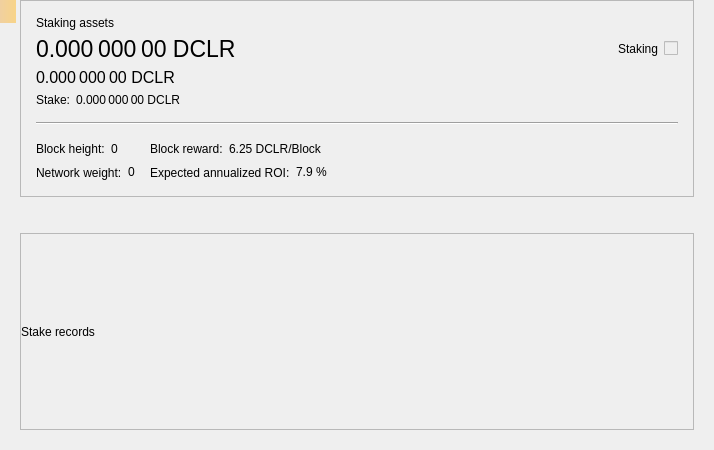
<?xml version="1.0" encoding="UTF-8"?>
<ui version="4.0">
 <class>StakePage</class>
 <widget class="QWidget" name="StakePage">
  <property name="geometry">
   <rect>
    <x>0</x>
    <y>0</y>
    <width>714</width>
    <height>450</height>
   </rect>
  </property>
  <property name="windowTitle">
   <string>Form</string>
  </property>
  <layout class="QVBoxLayout" name="verticalLayout_3">
   <property name="leftMargin">
    <number>20</number>
   </property>
   <property name="topMargin">
    <number>0</number>
   </property>
   <property name="rightMargin">
    <number>20</number>
   </property>
   <property name="bottomMargin">
    <number>20</number>
   </property>
   <item>
    <widget class="QFrame" name="frameStakeInfo">
     <property name="frameShape">
      <enum>QFrame::StyledPanel</enum>
     </property>
     <property name="frameShadow">
      <enum>QFrame::Raised</enum>
     </property>
     <layout class="QVBoxLayout" name="verticalLayout">
      <property name="spacing">
       <number>15</number>
      </property>
      <property name="leftMargin">
       <number>15</number>
      </property>
      <property name="topMargin">
       <number>15</number>
      </property>
      <property name="rightMargin">
       <number>15</number>
      </property>
      <property name="bottomMargin">
       <number>15</number>
      </property>
      <item>
       <layout class="QGridLayout" name="gridLayout_2">
        <property name="spacing">
         <number>6</number>
        </property>
        <item row="1" column="0">
         <widget class="QLabel" name="labelAssets">
          <property name="font">
           <font>
            <pointsize>17</pointsize>
           </font>
          </property>
          <property name="cursor">
           <cursorShape>IBeamCursor</cursorShape>
          </property>
          <property name="toolTip">
           <string>Your current spendable balance</string>
          </property>
          <property name="text">
           <string notr="true">0.000 000 00 DCLR</string>
          </property>
          <property name="alignment">
           <set>Qt::AlignLeading|Qt::AlignLeft|Qt::AlignVCenter</set>
          </property>
          <property name="textInteractionFlags">
           <set>Qt::LinksAccessibleByMouse|Qt::TextSelectableByMouse</set>
          </property>
         </widget>
        </item>
        <item row="2" column="0">
         <widget class="QLabel" name="labelAssetsImmature">
          <property name="font">
           <font>
            <pointsize>12</pointsize>
           </font>
          </property>
          <property name="cursor">
           <cursorShape>IBeamCursor</cursorShape>
          </property>
          <property name="toolTip">
           <string>Your immature balance</string>
          </property>
          <property name="text">
           <string notr="true">0.000 000 00 DCLR</string>
          </property>
          <property name="alignment">
           <set>Qt::AlignLeading|Qt::AlignLeft|Qt::AlignVCenter</set>
          </property>
          <property name="textInteractionFlags">
           <set>Qt::LinksAccessibleByMouse|Qt::TextSelectableByMouse</set>
          </property>
         </widget>
        </item>
        <item row="0" column="0">
         <widget class="QLabel" name="labelAssetsText">
          <property name="text">
           <string>Staking assets</string>
          </property>
          <property name="alignment">
           <set>Qt::AlignLeading|Qt::AlignLeft|Qt::AlignVCenter</set>
          </property>
         </widget>
        </item>
        <item row="1" column="2">
         <spacer name="horizontalSpacer_2">
          <property name="orientation">
           <enum>Qt::Horizontal</enum>
          </property>
          <property name="sizeHint" stdset="0">
           <size>
            <width>40</width>
            <height>20</height>
           </size>
          </property>
         </spacer>
        </item>
        <item row="4" column="0">
         <layout class="QHBoxLayout" name="horizontalLayout_5">
          <property name="spacing">
           <number>6</number>
          </property>
          <item>
           <widget class="QLabel" name="labelStakeText">
            <property name="sizePolicy">
             <sizepolicy hsizetype="Maximum" vsizetype="Preferred">
              <horstretch>0</horstretch>
              <verstretch>0</verstretch>
             </sizepolicy>
            </property>
            <property name="text">
             <string>Stake:</string>
            </property>
            <property name="alignment">
             <set>Qt::AlignLeading|Qt::AlignLeft|Qt::AlignVCenter</set>
            </property>
           </widget>
          </item>
          <item>
           <widget class="QLabel" name="labelStake">
            <property name="text">
             <string>0.000 000 00 DCLR</string>
            </property>
            <property name="alignment">
             <set>Qt::AlignLeading|Qt::AlignLeft|Qt::AlignVCenter</set>
            </property>
            <property name="textInteractionFlags">
             <set>Qt::LinksAccessibleByMouse|Qt::TextSelectableByMouse</set>
            </property>
           </widget>
          </item>
          <item>
           <spacer name="horizontalSpacer_3">
            <property name="orientation">
             <enum>Qt::Horizontal</enum>
            </property>
            <property name="sizeType">
             <enum>QSizePolicy::Minimum</enum>
            </property>
            <property name="sizeHint" stdset="0">
             <size>
              <width>0</width>
              <height>0</height>
             </size>
            </property>
           </spacer>
          </item>
         </layout>
        </item>
        <item row="1" column="4">
         <widget class="QLabel" name="labelStaking">
          <property name="text">
           <string>Staking</string>
          </property>
         </widget>
        </item>
        <item row="1" column="5">
         <widget class="QSwitchControl" name="checkStake">
          <property name="enabled">
           <bool>false</bool>
          </property>
         </widget>
        </item>
       </layout>
      </item>
      <item>
       <widget class="Line" name="hLine">
        <property name="orientation">
         <enum>Qt::Horizontal</enum>
        </property>
       </widget>
      </item>
      <item>
       <layout class="QGridLayout" name="gridLayout">
        <property name="verticalSpacing">
         <number>6</number>
        </property>
        <item row="0" column="0">
         <layout class="QHBoxLayout" name="horizontalLayout">
          <property name="spacing">
           <number>6</number>
          </property>
          <item>
           <widget class="QLabel" name="labelHeightText">
            <property name="sizePolicy">
             <sizepolicy hsizetype="Maximum" vsizetype="Preferred">
              <horstretch>0</horstretch>
              <verstretch>0</verstretch>
             </sizepolicy>
            </property>
            <property name="text">
             <string>Block height:</string>
            </property>
            <property name="alignment">
             <set>Qt::AlignLeading|Qt::AlignLeft|Qt::AlignVCenter</set>
            </property>
           </widget>
          </item>
          <item>
           <widget class="QLabel" name="labelHeight">
            <property name="text">
             <string>0</string>
            </property>
            <property name="alignment">
             <set>Qt::AlignLeading|Qt::AlignLeft|Qt::AlignVCenter</set>
            </property>
            <property name="textInteractionFlags">
             <set>Qt::LinksAccessibleByMouse|Qt::TextSelectableByMouse</set>
            </property>
           </widget>
          </item>
          <item>
           <spacer name="horizontalSpacer_4">
            <property name="orientation">
             <enum>Qt::Horizontal</enum>
            </property>
            <property name="sizeType">
             <enum>QSizePolicy::Minimum</enum>
            </property>
            <property name="sizeHint" stdset="0">
             <size>
              <width>0</width>
              <height>0</height>
             </size>
            </property>
           </spacer>
          </item>
         </layout>
        </item>
        <item row="0" column="1">
         <layout class="QHBoxLayout" name="horizontalLayout_3">
          <property name="spacing">
           <number>6</number>
          </property>
          <item>
           <widget class="QLabel" name="labelRewardText">
            <property name="sizePolicy">
             <sizepolicy hsizetype="Maximum" vsizetype="Preferred">
              <horstretch>0</horstretch>
              <verstretch>0</verstretch>
             </sizepolicy>
            </property>
            <property name="text">
             <string>Block reward:</string>
            </property>
            <property name="alignment">
             <set>Qt::AlignLeading|Qt::AlignLeft|Qt::AlignVCenter</set>
            </property>
           </widget>
          </item>
          <item>
           <widget class="QLabel" name="labelReward">
            <property name="text">
             <string>6.25 DCLR/Block</string>
            </property>
            <property name="alignment">
             <set>Qt::AlignLeading|Qt::AlignLeft|Qt::AlignVCenter</set>
            </property>
            <property name="textInteractionFlags">
             <set>Qt::LinksAccessibleByMouse|Qt::TextSelectableByMouse</set>
            </property>
           </widget>
          </item>
          <item>
           <spacer name="horizontalSpacer_6">
            <property name="orientation">
             <enum>Qt::Horizontal</enum>
            </property>
            <property name="sizeType">
             <enum>QSizePolicy::Minimum</enum>
            </property>
            <property name="sizeHint" stdset="0">
             <size>
              <width>0</width>
              <height>0</height>
             </size>
            </property>
           </spacer>
          </item>
         </layout>
        </item>
        <item row="0" column="2" rowspan="2">
         <spacer name="horizontalSpacer">
          <property name="orientation">
           <enum>Qt::Horizontal</enum>
          </property>
          <property name="sizeHint" stdset="0">
           <size>
            <width>40</width>
            <height>20</height>
           </size>
          </property>
         </spacer>
        </item>
        <item row="1" column="0">
         <layout class="QHBoxLayout" name="horizontalLayout_2">
          <property name="spacing">
           <number>6</number>
          </property>
          <item>
           <widget class="QLabel" name="labelWeightText">
            <property name="sizePolicy">
             <sizepolicy hsizetype="Maximum" vsizetype="Preferred">
              <horstretch>0</horstretch>
              <verstretch>0</verstretch>
             </sizepolicy>
            </property>
            <property name="text">
             <string>Network weight:</string>
            </property>
            <property name="alignment">
             <set>Qt::AlignLeading|Qt::AlignLeft|Qt::AlignVCenter</set>
            </property>
           </widget>
          </item>
          <item>
           <widget class="QLabel" name="labelWeight">
            <property name="text">
             <string>0</string>
            </property>
            <property name="alignment">
             <set>Qt::AlignLeading|Qt::AlignLeft|Qt::AlignVCenter</set>
            </property>
            <property name="textInteractionFlags">
             <set>Qt::LinksAccessibleByMouse|Qt::TextSelectableByMouse</set>
            </property>
           </widget>
          </item>
          <item>
           <spacer name="horizontalSpacer_5">
            <property name="orientation">
             <enum>Qt::Horizontal</enum>
            </property>
            <property name="sizeType">
             <enum>QSizePolicy::Minimum</enum>
            </property>
            <property name="sizeHint" stdset="0">
             <size>
              <width>0</width>
              <height>0</height>
             </size>
            </property>
           </spacer>
          </item>
         </layout>
        </item>
        <item row="1" column="1">
         <layout class="QHBoxLayout" name="horizontalLayout_4">
          <property name="spacing">
           <number>6</number>
          </property>
          <item>
           <widget class="QLabel" name="labelROIText">
            <property name="sizePolicy">
             <sizepolicy hsizetype="Maximum" vsizetype="Preferred">
              <horstretch>0</horstretch>
              <verstretch>0</verstretch>
             </sizepolicy>
            </property>
            <property name="text">
             <string>Expected annualized ROI:</string>
            </property>
            <property name="alignment">
             <set>Qt::AlignLeading|Qt::AlignLeft|Qt::AlignVCenter</set>
            </property>
           </widget>
          </item>
          <item>
           <widget class="QLabel" name="labelROI">
            <property name="text">
             <string>7.9 %</string>
            </property>
            <property name="alignment">
             <set>Qt::AlignLeading|Qt::AlignLeft|Qt::AlignVCenter</set>
            </property>
            <property name="textInteractionFlags">
             <set>Qt::LinksAccessibleByMouse|Qt::TextSelectableByMouse</set>
            </property>
           </widget>
          </item>
          <item>
           <spacer name="horizontalSpacer_7">
            <property name="orientation">
             <enum>Qt::Horizontal</enum>
            </property>
            <property name="sizeType">
             <enum>QSizePolicy::Minimum</enum>
            </property>
            <property name="sizeHint" stdset="0">
             <size>
              <width>0</width>
              <height>0</height>
             </size>
            </property>
           </spacer>
          </item>
         </layout>
        </item>
       </layout>
      </item>
     </layout>
    </widget>
   </item>
   <item>
    <spacer name="verticalSpacer">
     <property name="orientation">
      <enum>Qt::Vertical</enum>
     </property>
     <property name="sizeType">
      <enum>QSizePolicy::Fixed</enum>
     </property>
     <property name="sizeHint" stdset="0">
      <size>
       <width>20</width>
       <height>30</height>
      </size>
     </property>
    </spacer>
   </item>
   <item>
    <widget class="QFrame" name="frameStakeRecords">
     <property name="frameShape">
      <enum>QFrame::StyledPanel</enum>
     </property>
     <property name="frameShadow">
      <enum>QFrame::Raised</enum>
     </property>
     <layout class="QVBoxLayout" name="verticalLayout_2">
      <property name="leftMargin">
       <number>0</number>
      </property>
      <property name="topMargin">
       <number>0</number>
      </property>
      <property name="rightMargin">
       <number>0</number>
      </property>
      <property name="bottomMargin">
       <number>0</number>
      </property>
      <item>
       <widget class="QLabel" name="labelRecordsText">
        <property name="text">
         <string>Stake records</string>
        </property>
       </widget>
      </item>
     </layout>
    </widget>
   </item>
  </layout>
  <widget class="QLabel" name="labelAlerts">
   <property name="geometry">
    <rect>
     <x>0</x>
     <y>0</y>
     <width>16</width>
     <height>23</height>
    </rect>
   </property>
   <property name="visible">
    <bool>false</bool>
   </property>
   <property name="styleSheet">
    <string notr="true">QLabel { background-color: qlineargradient(x1: 0, y1: 0, x2: 1, y2: 0, stop:0 #F0D0A0, stop:1 #F8D488); color:#000000; }</string>
   </property>
   <property name="wordWrap">
    <bool>true</bool>
   </property>
   <property name="margin">
    <number>3</number>
   </property>
   <property name="textInteractionFlags">
    <set>Qt::TextSelectableByMouse</set>
   </property>
  </widget>
 </widget>
 <customwidgets>
  <customwidget>
   <class>QSwitchControl</class>
   <extends>QCheckBox</extends>
   <header>qt/qswitchcontrol.h</header>
  </customwidget>
 </customwidgets>
 <resources/>
 <connections/>
</ui>
